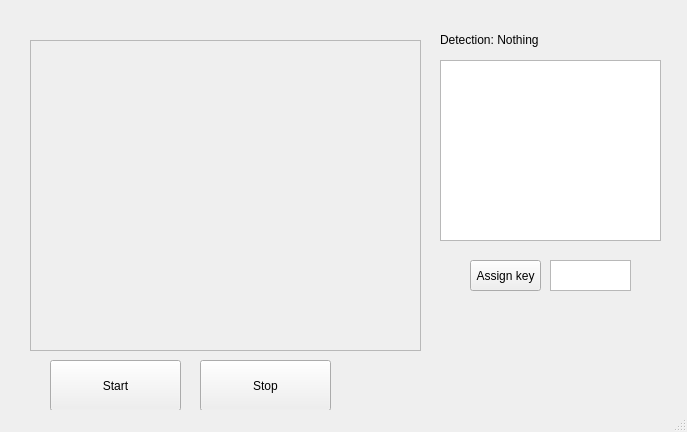
<?xml version="1.0" encoding="UTF-8"?>
<ui version="4.0">
 <class>MainWindow</class>
 <widget class="QMainWindow" name="MainWindow">
  <property name="geometry">
   <rect>
    <x>0</x>
    <y>0</y>
    <width>687</width>
    <height>432</height>
   </rect>
  </property>
  <property name="contextMenuPolicy">
   <enum>Qt::NoContextMenu</enum>
  </property>
  <property name="windowTitle">
   <string>Gestia</string>
  </property>
  <property name="toolButtonStyle">
   <enum>Qt::ToolButtonTextOnly</enum>
  </property>
  <property name="tabShape">
   <enum>QTabWidget::Rounded</enum>
  </property>
  <widget class="QWidget" name="centralwidget">
   <widget class="QFrame" name="frame">
    <property name="geometry">
     <rect>
      <x>30</x>
      <y>40</y>
      <width>391</width>
      <height>311</height>
     </rect>
    </property>
    <property name="contextMenuPolicy">
     <enum>Qt::PreventContextMenu</enum>
    </property>
    <property name="autoFillBackground">
     <bool>true</bool>
    </property>
    <property name="frameShape">
     <enum>QFrame::StyledPanel</enum>
    </property>
    <property name="frameShadow">
     <enum>QFrame::Raised</enum>
    </property>
    <property name="lineWidth">
     <number>4</number>
    </property>
    <widget class="QLabel" name="labelCam">
     <property name="geometry">
      <rect>
       <x>0</x>
       <y>0</y>
       <width>391</width>
       <height>311</height>
      </rect>
     </property>
     <property name="text">
      <string/>
     </property>
     <property name="scaledContents">
      <bool>true</bool>
     </property>
    </widget>
   </widget>
   <widget class="QPushButton" name="startButton">
    <property name="geometry">
     <rect>
      <x>50</x>
      <y>360</y>
      <width>131</width>
      <height>51</height>
     </rect>
    </property>
    <property name="text">
     <string>Start</string>
    </property>
   </widget>
   <widget class="QGraphicsView" name="detectionCapture">
    <property name="geometry">
     <rect>
      <x>440</x>
      <y>60</y>
      <width>221</width>
      <height>181</height>
     </rect>
    </property>
   </widget>
   <widget class="QLabel" name="label">
    <property name="geometry">
     <rect>
      <x>440</x>
      <y>30</y>
      <width>151</width>
      <height>20</height>
     </rect>
    </property>
    <property name="text">
     <string>Detection: Nothing</string>
    </property>
   </widget>
   <widget class="QPushButton" name="assignButton">
    <property name="geometry">
     <rect>
      <x>470</x>
      <y>260</y>
      <width>71</width>
      <height>31</height>
     </rect>
    </property>
    <property name="text">
     <string>Assign key</string>
    </property>
   </widget>
   <widget class="QTextEdit" name="ketTextbox">
    <property name="geometry">
     <rect>
      <x>550</x>
      <y>260</y>
      <width>81</width>
      <height>31</height>
     </rect>
    </property>
   </widget>
   <widget class="QPushButton" name="stopButton">
    <property name="geometry">
     <rect>
      <x>200</x>
      <y>360</y>
      <width>131</width>
      <height>51</height>
     </rect>
    </property>
    <property name="text">
     <string>Stop</string>
    </property>
   </widget>
  </widget>
  <widget class="QStatusBar" name="statusbar"/>
 </widget>
 <resources/>
 <connections/>
</ui>
